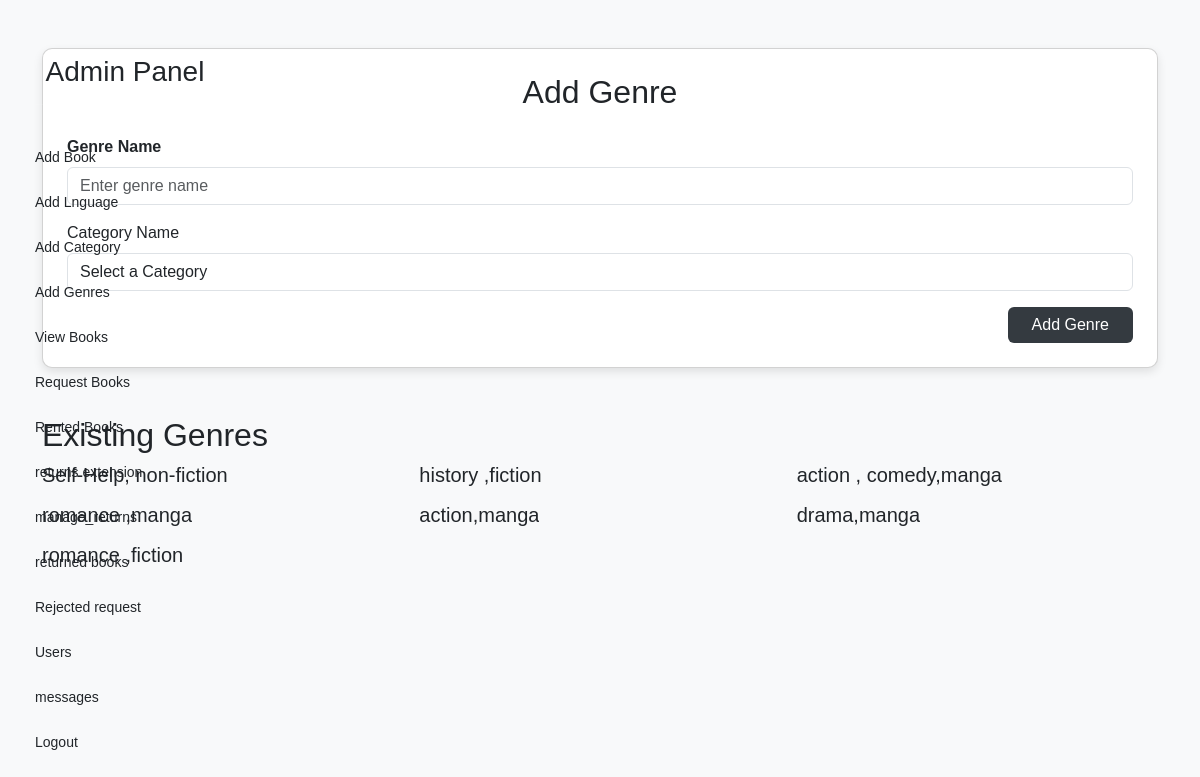
Page /genres (signed in) on the earlier database version.
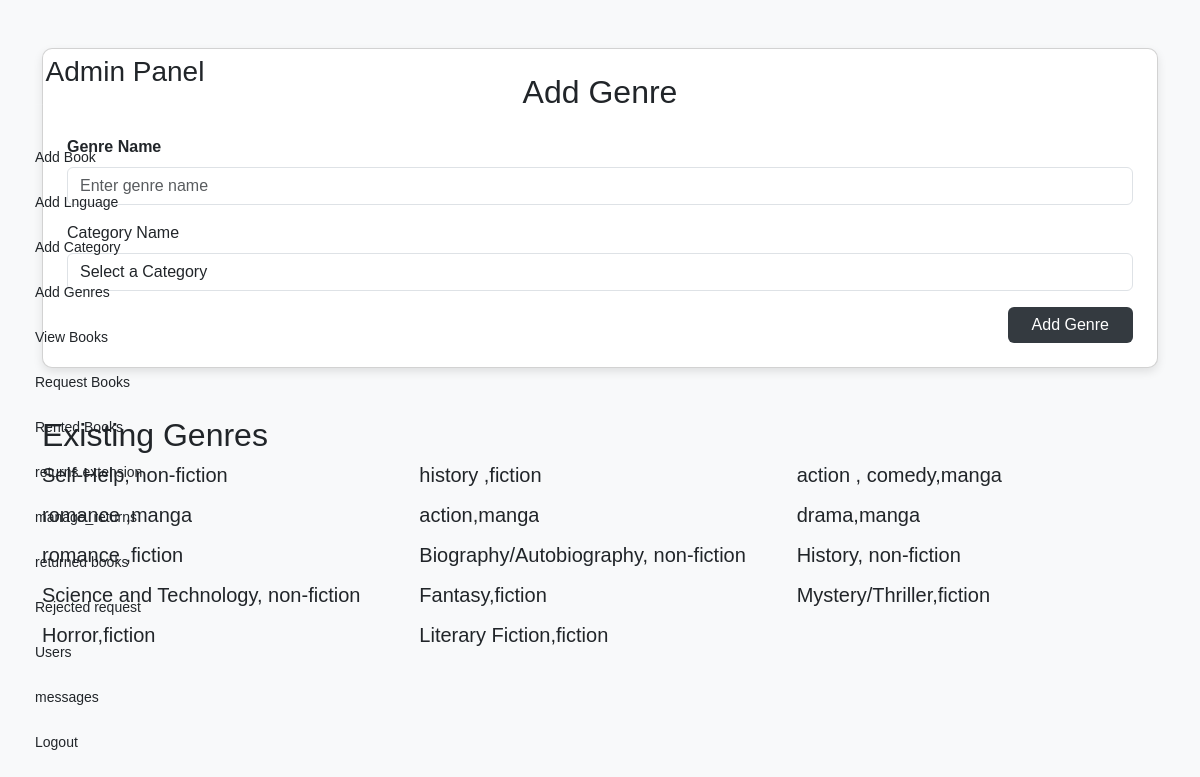
Same page on the later database version.
### bookapp/models.py (models this page shows)
class genres(models.Model):
    cat_name=models.ForeignKey(Category,on_delete=models.CASCADE)
    ge_name=models.TextField(max_length=200)

class Category(models.Model):
    name=models.TextField(max_length=200,unique=True)

### bookapp/views.py (the view)
# urls.py: path('genres',views.add_generes,),
def add_generes(req):
    if 'admin' in req.session:
        if req.method == 'POST':
            name = req.POST['generes']
            print(name)
            cate=req.POST['category']
            cat=Category.objects.get(pk=cate)
            data=genres.objects.create(ge_name=name,cat_name=cat)
            data.save()
            genre = genres.objects.all()
            return redirect(add_generes)
        else:
            cate=Category.objects.all()
            genre= genres.objects.all()
            return render(req, 'admin/add_genres.html', {'genres': genre,'cate':cate})
    else:
          return redirect(u_login)

### templates/admin/add_genres.html (shortened to what this page needs)
<!DOCTYPE html>
<html lang="en">
<head>
    <link href="https://cdn.jsdelivr.net/npm/bootstrap@5.3.3/dist/css/bootstrap.min.css" rel="stylesheet">
    <link href="https://cdn.jsdelivr.net/npm/bootstrap-icons/font/bootstrap-icons.css" rel="stylesheet">
</head>
<body>
    <div class="d-flex">
        <div class="sidebar">
            <div class="sidebar">
                <h3>Admin Panel</h3>
                <a href="add_books"> Add Book</a>
                <a href="location"> Add Lnguage</a>
                <a href="category"> Add Category</a>
                <a href="genres"> Add Genres</a>
                <a href="view_books"> View Books</a>
                <a href="manage_requests"> Request Books</a>
                <a href="rented"> Rented Books</a>
                <a href="manage-extension-requests">returns extension</a>
                <a href="manage_returns">manage_returns</a>
                <a href="books_returns">returned books</a>
                <a href="reject"> Rejected request</a>
                <a href="view_user"> Users</a>
                <a href="display_contacts"> messages</a>
                <a href="logout"> Logout</a>
            </div>
        </div>
        <div class="container py-5">
            <div class="card p-4 mb-5">
                <h2 class="text-center mb-4">Add Genre</h2>
                <form method="post" enctype="multipart/form-data">
                    <div class="mb-3">
                        <label for="l_name" class="form-label"><b>Genre Name</b></label>
                        <input
                            type="text"
                            class="form-control"
                            id="l_name"
                            name="generes"
                            placeholder="Enter genre name"
                            required>
                    </div>
                    <div class="mb-3">
                        <label for="pro_category" class="form-label">Category Name</label>
                        <select class="form-control" id="pro_category" name="category" required>
                            <option value="" disabled selected>Select a Category</option>
                        </select>
                    </div>
                    <div class="d-flex justify-content-end">
                        <button type="submit" class="btn btn-dark px-4">Add Genre</button>
                    </div>
                </form>
            </div>
            <h2 class="mt-5">Existing Genres </h2>
            <div class="row g-3">
                {% for g in genres %}
                <div class="col-md-6 col-lg-4">
                    <div class="category-card d-flex justify-content-between align-items-center">
                        <h5 class="mb-0 text-truncate">{{ g.ge_name }},{{ g.cat_name.name }}</h5>
                    </div>
                </div>
                {% endfor %}
            </div>
        </div>
    </div>
</body>
</html>

Differences in the rows shown:
added genres: ge_name "Biography/Autobiography", cat_name.name "non-fiction"
added genres: ge_name "History", cat_name.name "non-fiction"
added genres: ge_name "Science and Technology", cat_name.name "non-fiction"
added genres: ge_name "Fantasy", cat_name.name "fiction"
added genres: ge_name "Mystery/Thriller", cat_name.name "fiction"
added genres: ge_name "Horror", cat_name.name "fiction"
added genres: ge_name "Literary Fiction", cat_name.name "fiction"
